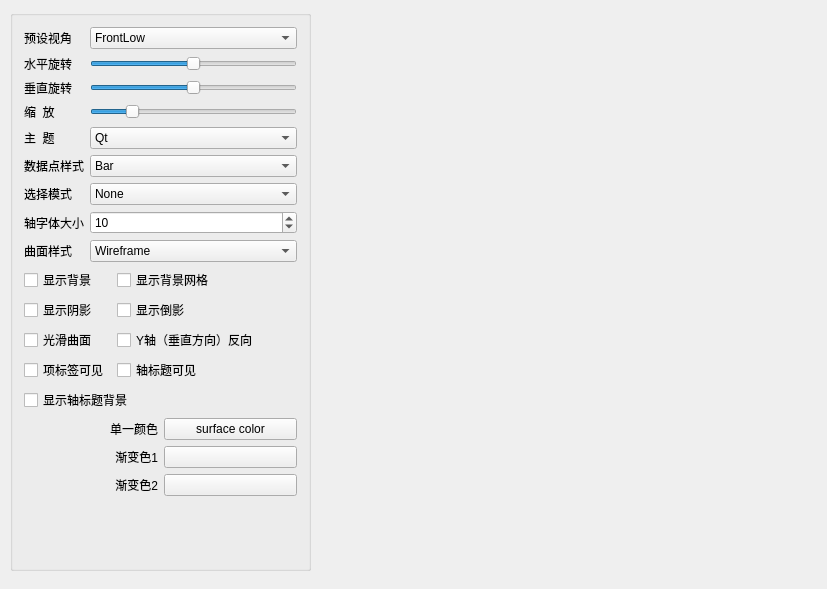
<?xml version="1.0" encoding="UTF-8"?>
<ui version="4.0">
 <class>MainWindow</class>
 <widget class="QMainWindow" name="MainWindow">
  <property name="geometry">
   <rect>
    <x>0</x>
    <y>0</y>
    <width>827</width>
    <height>589</height>
   </rect>
  </property>
  <property name="windowTitle">
   <string>Q3DSurface绘制高程图</string>
  </property>
  <widget class="QWidget" name="centralWidget">
   <widget class="QGroupBox" name="groupBox">
    <property name="geometry">
     <rect>
      <x>10</x>
      <y>10</y>
      <width>301</width>
      <height>561</height>
     </rect>
    </property>
    <property name="title">
     <string/>
    </property>
    <layout class="QVBoxLayout" name="verticalLayout">
     <item>
      <layout class="QGridLayout" name="gridLayout">
       <item row="0" column="0">
        <widget class="QLabel" name="label_6">
         <property name="text">
          <string>预设视角</string>
         </property>
         <property name="buddy">
          <cstring>comboBox</cstring>
         </property>
        </widget>
       </item>
       <item row="0" column="1">
        <widget class="QComboBox" name="comboBox">
         <item>
          <property name="text">
           <string>FrontLow</string>
          </property>
         </item>
         <item>
          <property name="text">
           <string>Front</string>
          </property>
         </item>
         <item>
          <property name="text">
           <string>FrontHigh</string>
          </property>
         </item>
         <item>
          <property name="text">
           <string>LeftLow</string>
          </property>
         </item>
         <item>
          <property name="text">
           <string>Left</string>
          </property>
         </item>
         <item>
          <property name="text">
           <string>LeftHigh</string>
          </property>
         </item>
         <item>
          <property name="text">
           <string>RightLow</string>
          </property>
         </item>
         <item>
          <property name="text">
           <string>Right</string>
          </property>
         </item>
         <item>
          <property name="text">
           <string>RightHigh</string>
          </property>
         </item>
         <item>
          <property name="text">
           <string>BehindLow</string>
          </property>
         </item>
         <item>
          <property name="text">
           <string>Behind</string>
          </property>
         </item>
         <item>
          <property name="text">
           <string>BehindHigh</string>
          </property>
         </item>
         <item>
          <property name="text">
           <string>IsometricLeft</string>
          </property>
         </item>
         <item>
          <property name="text">
           <string>IsometricLeftHigh</string>
          </property>
         </item>
         <item>
          <property name="text">
           <string>IsometricRight</string>
          </property>
         </item>
         <item>
          <property name="text">
           <string>IsometricRightHigh</string>
          </property>
         </item>
         <item>
          <property name="text">
           <string>DirectlyAbove</string>
          </property>
         </item>
         <item>
          <property name="text">
           <string>DirectlyAboveCW45</string>
          </property>
         </item>
         <item>
          <property name="text">
           <string>DirectlyAboveCCW45</string>
          </property>
         </item>
         <item>
          <property name="text">
           <string>FrontBelow</string>
          </property>
         </item>
         <item>
          <property name="text">
           <string>LeftBelow</string>
          </property>
         </item>
         <item>
          <property name="text">
           <string>RightBelow</string>
          </property>
         </item>
         <item>
          <property name="text">
           <string>BehindBelow</string>
          </property>
         </item>
         <item>
          <property name="text">
           <string>DirectlyBelow</string>
          </property>
         </item>
        </widget>
       </item>
       <item row="1" column="0">
        <widget class="QLabel" name="label_7">
         <property name="text">
          <string>水平旋转</string>
         </property>
         <property name="buddy">
          <cstring>sliderH</cstring>
         </property>
        </widget>
       </item>
       <item row="1" column="1">
        <widget class="QSlider" name="sliderH">
         <property name="minimum">
          <number>-180</number>
         </property>
         <property name="maximum">
          <number>180</number>
         </property>
         <property name="orientation">
          <enum>Qt::Horizontal</enum>
         </property>
        </widget>
       </item>
       <item row="2" column="0">
        <widget class="QLabel" name="label_8">
         <property name="text">
          <string>垂直旋转</string>
         </property>
         <property name="buddy">
          <cstring>sliderV</cstring>
         </property>
        </widget>
       </item>
       <item row="2" column="1">
        <widget class="QSlider" name="sliderV">
         <property name="minimum">
          <number>-180</number>
         </property>
         <property name="maximum">
          <number>180</number>
         </property>
         <property name="orientation">
          <enum>Qt::Horizontal</enum>
         </property>
        </widget>
       </item>
       <item row="3" column="0">
        <widget class="QLabel" name="label_12">
         <property name="text">
          <string>缩  放</string>
         </property>
         <property name="buddy">
          <cstring>sliderZoom</cstring>
         </property>
        </widget>
       </item>
       <item row="3" column="1">
        <widget class="QSlider" name="sliderZoom">
         <property name="minimum">
          <number>10</number>
         </property>
         <property name="maximum">
          <number>500</number>
         </property>
         <property name="value">
          <number>100</number>
         </property>
         <property name="orientation">
          <enum>Qt::Horizontal</enum>
         </property>
        </widget>
       </item>
       <item row="4" column="0">
        <widget class="QLabel" name="label">
         <property name="text">
          <string>主  题</string>
         </property>
         <property name="buddy">
          <cstring>cBoxTheme</cstring>
         </property>
        </widget>
       </item>
       <item row="4" column="1">
        <widget class="QComboBox" name="cBoxTheme">
         <item>
          <property name="text">
           <string>Qt</string>
          </property>
         </item>
         <item>
          <property name="text">
           <string>Primary Colors</string>
          </property>
         </item>
         <item>
          <property name="text">
           <string>Digia</string>
          </property>
         </item>
         <item>
          <property name="text">
           <string>StoneMoss</string>
          </property>
         </item>
         <item>
          <property name="text">
           <string>ArmyBlue</string>
          </property>
         </item>
         <item>
          <property name="text">
           <string>Retro</string>
          </property>
         </item>
         <item>
          <property name="text">
           <string>Ebony</string>
          </property>
         </item>
         <item>
          <property name="text">
           <string>Isabelle</string>
          </property>
         </item>
        </widget>
       </item>
       <item row="5" column="0">
        <widget class="QLabel" name="label_2">
         <property name="text">
          <string>数据点样式</string>
         </property>
         <property name="buddy">
          <cstring>cBoxBarStyle</cstring>
         </property>
        </widget>
       </item>
       <item row="5" column="1">
        <widget class="QComboBox" name="cBoxBarStyle">
         <item>
          <property name="text">
           <string>Bar</string>
          </property>
         </item>
         <item>
          <property name="text">
           <string>Cube</string>
          </property>
         </item>
         <item>
          <property name="text">
           <string>Pyramid</string>
          </property>
         </item>
         <item>
          <property name="text">
           <string>Cone</string>
          </property>
         </item>
         <item>
          <property name="text">
           <string>Cylinder</string>
          </property>
         </item>
         <item>
          <property name="text">
           <string>BevelBar</string>
          </property>
         </item>
         <item>
          <property name="text">
           <string>BevelCube</string>
          </property>
         </item>
         <item>
          <property name="text">
           <string>Sphere</string>
          </property>
         </item>
         <item>
          <property name="text">
           <string>Minimal</string>
          </property>
         </item>
         <item>
          <property name="text">
           <string>Arrow</string>
          </property>
         </item>
         <item>
          <property name="text">
           <string>Point</string>
          </property>
         </item>
        </widget>
       </item>
       <item row="6" column="0">
        <widget class="QLabel" name="label_3">
         <property name="text">
          <string>选择模式</string>
         </property>
         <property name="buddy">
          <cstring>cBoxSelectionMode</cstring>
         </property>
        </widget>
       </item>
       <item row="6" column="1">
        <widget class="QComboBox" name="cBoxSelectionMode">
         <item>
          <property name="text">
           <string>None</string>
          </property>
         </item>
         <item>
          <property name="text">
           <string>Item</string>
          </property>
         </item>
         <item>
          <property name="text">
           <string>Row Slice</string>
          </property>
         </item>
         <item>
          <property name="text">
           <string>Column Slice</string>
          </property>
         </item>
        </widget>
       </item>
       <item row="7" column="0">
        <widget class="QLabel" name="label_4">
         <property name="text">
          <string>轴字体大小</string>
         </property>
         <property name="buddy">
          <cstring>spinFontSize</cstring>
         </property>
        </widget>
       </item>
       <item row="7" column="1">
        <widget class="QSpinBox" name="spinFontSize">
         <property name="minimum">
          <number>5</number>
         </property>
         <property name="value">
          <number>10</number>
         </property>
        </widget>
       </item>
       <item row="8" column="0">
        <widget class="QLabel" name="label_5">
         <property name="text">
          <string>曲面样式</string>
         </property>
        </widget>
       </item>
       <item row="8" column="1">
        <widget class="QComboBox" name="comboDrawMode">
         <item>
          <property name="text">
           <string>Wireframe</string>
          </property>
         </item>
         <item>
          <property name="text">
           <string>Surface</string>
          </property>
         </item>
         <item>
          <property name="text">
           <string>Surface And Wireframe</string>
          </property>
         </item>
        </widget>
       </item>
      </layout>
     </item>
     <item>
      <layout class="QGridLayout" name="gridLayout_3">
       <item row="1" column="1" colspan="2">
        <widget class="QCheckBox" name="chkBoxReflection">
         <property name="text">
          <string>显示倒影</string>
         </property>
        </widget>
       </item>
       <item row="0" column="0">
        <widget class="QCheckBox" name="chkBoxBackground">
         <property name="text">
          <string>显示背景</string>
         </property>
        </widget>
       </item>
       <item row="0" column="1" colspan="2">
        <widget class="QCheckBox" name="chkBoxGrid">
         <property name="text">
          <string>显示背景网格</string>
         </property>
        </widget>
       </item>
       <item row="1" column="0">
        <widget class="QCheckBox" name="chkBoxShadow">
         <property name="text">
          <string>显示阴影</string>
         </property>
        </widget>
       </item>
       <item row="3" column="0">
        <widget class="QCheckBox" name="chkBoxItemLabel">
         <property name="text">
          <string>项标签可见</string>
         </property>
        </widget>
       </item>
       <item row="4" column="0" colspan="2">
        <widget class="QCheckBox" name="chkBoxAxisBackground">
         <property name="text">
          <string>显示轴标题背景</string>
         </property>
        </widget>
       </item>
       <item row="2" column="0">
        <widget class="QCheckBox" name="chkBoxSmooth">
         <property name="text">
          <string>光滑曲面</string>
         </property>
        </widget>
       </item>
       <item row="2" column="1" colspan="2">
        <widget class="QCheckBox" name="chkBoxReverse">
         <property name="text">
          <string>Y轴（垂直方向）反向</string>
         </property>
        </widget>
       </item>
       <item row="3" column="1">
        <widget class="QCheckBox" name="chkBoxAxisTitle">
         <property name="text">
          <string>轴标题可见</string>
         </property>
        </widget>
       </item>
      </layout>
     </item>
     <item>
      <layout class="QGridLayout" name="gridLayout_2">
       <item row="0" column="0">
        <widget class="QLabel" name="label_11">
         <property name="text">
          <string>单一颜色</string>
         </property>
         <property name="alignment">
          <set>Qt::AlignRight|Qt::AlignTrailing|Qt::AlignVCenter</set>
         </property>
         <property name="buddy">
          <cstring>btnBarColor</cstring>
         </property>
        </widget>
       </item>
       <item row="0" column="1">
        <widget class="QPushButton" name="btnBarColor">
         <property name="text">
          <string>surface color</string>
         </property>
        </widget>
       </item>
       <item row="1" column="0">
        <widget class="QLabel" name="label_9">
         <property name="text">
          <string>渐变色1</string>
         </property>
         <property name="alignment">
          <set>Qt::AlignRight|Qt::AlignTrailing|Qt::AlignVCenter</set>
         </property>
         <property name="buddy">
          <cstring>btnGrad1</cstring>
         </property>
        </widget>
       </item>
       <item row="1" column="1">
        <widget class="QPushButton" name="btnGrad1">
         <property name="text">
          <string/>
         </property>
        </widget>
       </item>
       <item row="2" column="0">
        <widget class="QLabel" name="label_10">
         <property name="text">
          <string>渐变色2</string>
         </property>
         <property name="alignment">
          <set>Qt::AlignRight|Qt::AlignTrailing|Qt::AlignVCenter</set>
         </property>
         <property name="buddy">
          <cstring>btnGrad2</cstring>
         </property>
        </widget>
       </item>
       <item row="2" column="1">
        <widget class="QPushButton" name="btnGrad2">
         <property name="text">
          <string/>
         </property>
        </widget>
       </item>
      </layout>
     </item>
     <item>
      <spacer name="verticalSpacer">
       <property name="orientation">
        <enum>Qt::Vertical</enum>
       </property>
       <property name="sizeHint" stdset="0">
        <size>
         <width>20</width>
         <height>18</height>
        </size>
       </property>
      </spacer>
     </item>
    </layout>
   </widget>
  </widget>
 </widget>
 <layoutdefault spacing="6" margin="11"/>
 <resources/>
 <connections/>
</ui>
